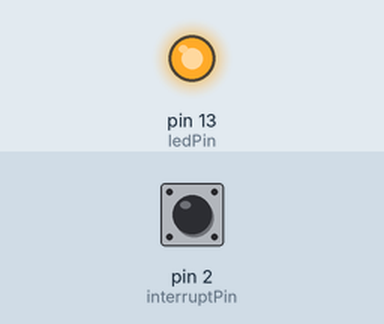
This sketch was run on a simulated Arduino Uno, built with avr-gcc and run on an emulated ATmega328P. Shown: output pins drawn as LEDs (lit = HIGH). The test bench sets the inputs (shaded band); at power-on: pin 2 (interruptPin) HIGH.

Above: at 1.2 s.
1.3 s: pin 2 (interruptPin) pulled LOW for 0.15 s
At 2.5 s:
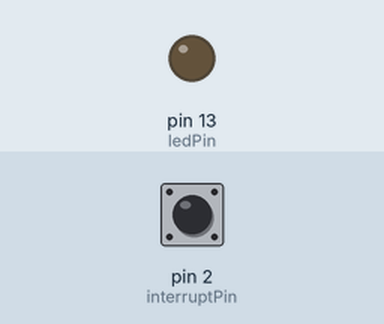
2.9 s: pin 2 (interruptPin) pulled LOW for 1 s
At 4.9 s:
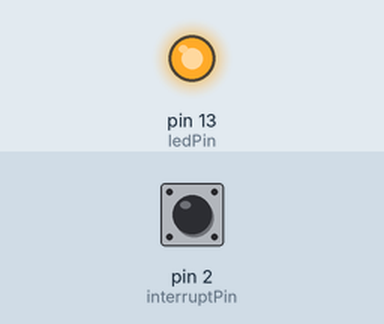
5.4 s: pin 2 (interruptPin) pulled LOW for 3.2 s
At 9.7 s:
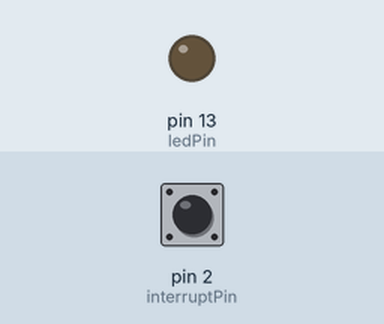
Timing chart, 0 to 11.2 s (numbered marks = the images above; inputs shaded):
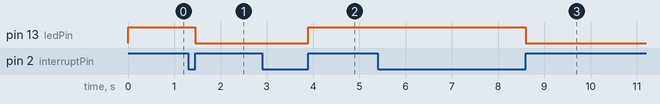

The sketch:

Interrupt_LED.ino
```cpp
const byte ledPin = LED_BUILTIN;
const byte interruptPin = 2;
volatile byte state = HIGH;

void setup() {
  pinMode(ledPin, OUTPUT);
  pinMode(interruptPin, INPUT_PULLUP);
  attachInterrupt(digitalPinToInterrupt(interruptPin), blink, RISING);
}

void loop() {
  digitalWrite(ledPin, state);
}

void blink() {
  state = !state;
}
```

Measured:
- after the input at 1.3 s, pin 13 (ledPin): HIGH → LOW after 0.15 s
- after the input at 2.9 s, pin 13 (ledPin): LOW → HIGH after 1.0 s
- after the input at 5.4 s, pin 13 (ledPin): HIGH → LOW after 3.2 s
